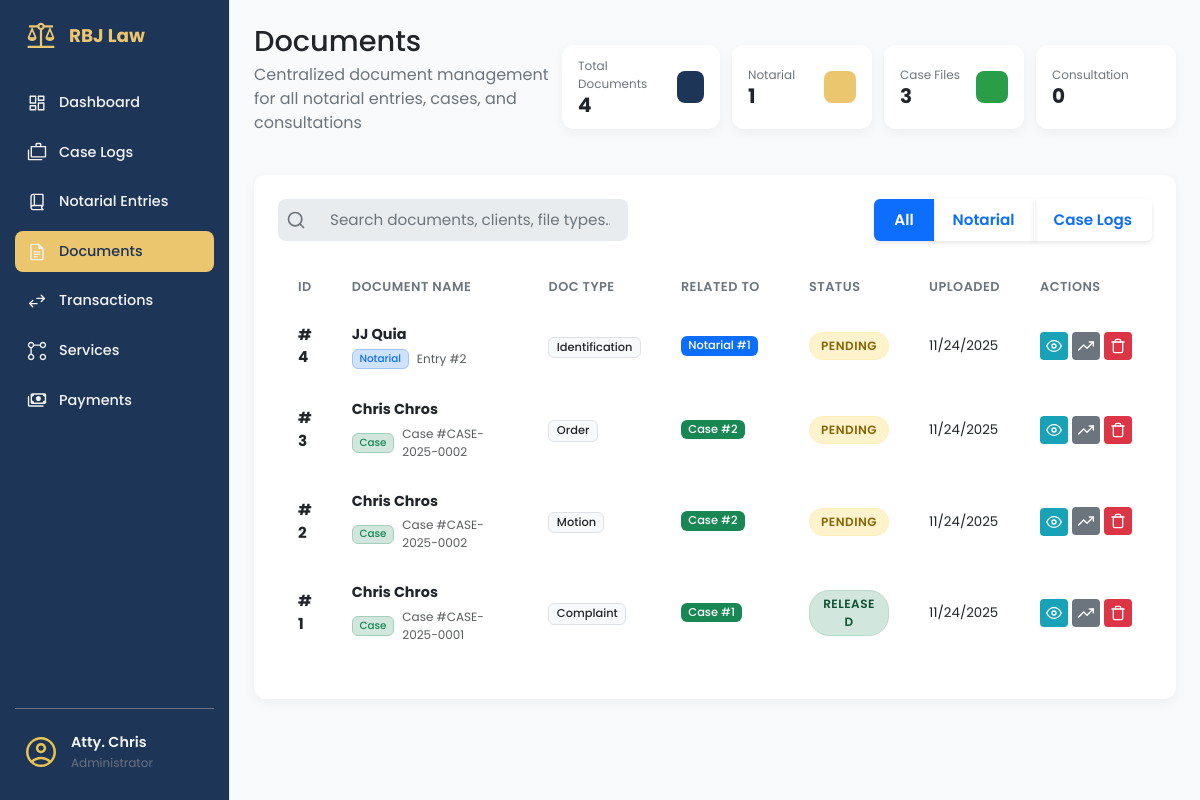
/documents/ (signed in), run on the app's committed database.
### app/models/document_mdl.py (models this page shows, shortened)
class Document(db.Model):
    __tablename__ = 'documents'
    id = db.Column(db.Integer, primary_key=True)
    filename = db.Column(db.String(255), nullable=False)
    file_path = db.Column(db.String(500), nullable=False)
    file_type = db.Column(db.String(50), nullable=True)
    file_size = db.Column(db.Integer, nullable=True)  # in bytes
    document_type = db.Column(db.String(100), nullable=True)  # e.g., Affidavit, ID, SPA Draft, etc.
    notes = db.Column(db.Text, nullable=True)
    document_status = db.Column(db.String(50), default='Pending', nullable=False)
    parent_type = db.Column(db.String(50), nullable=False)  # 'notarial_entry', 'case', 'client'
    parent_id = db.Column(db.Integer, nullable=False)
    uploaded_by = db.Column(db.Integer, db.ForeignKey('users.id'), nullable=True)
    uploaded_at = db.Column(db.DateTime, default=datetime.utcnow)
    last_modified = db.Column(db.DateTime, default=datetime.utcnow, onupdate=datetime.utcnow)
    uploader = db.relationship('User', backref='uploaded_documents', lazy=True)

### app/routes/documents_routes.py (the view)
@documents_bp.route('/')
@login_required
def documents_page():
    document_type = request.args.get('type', 'all')
    query = Document.query
    if document_type != 'all':
        query = query.filter_by(parent_type=document_type)
    search_term = request.args.get('search', '')
    if search_term:
        query = query.filter(or_(
            Document.filename.ilike(f'%{search_term}%'),
            Document.notes.ilike(f'%{search_term}%')
        ))
    documents = query.order_by(Document.uploaded_at.desc()).all()
    for doc in documents:
        doc.context_name = "Unknown Client"
        doc.context_ref = f"ID: {doc.parent_id}"
        if doc.parent_type == 'notarial_entry':
            entry = NotarialEntry.query.get(doc.parent_id)
            if entry:
                doc.context_ref = f"Entry #{entry.not_entry_num}"
                if entry.parties:
                    primary_party = entry.parties[0].party_name
                    if len(entry.parties) > 1:
                        doc.context_name = f"{primary_party} et al."
                    else:
                        doc.context_name = primary_party
                else:
                    doc.context_name = "No Party Listed"
        elif doc.parent_type == 'case':
            case = Case.query.get(doc.parent_id)
            if case:
                doc.context_ref = f"Case #{case.case_number}"
                if case.client:
                    doc.context_name = f"{case.client.client_first_name} {case.client.client_last_name}"
                else:
                    doc.context_name = case.title  # Fallback to case title if no client
            else:
                doc.context_name = "Deleted Case"
                doc.context_ref = f"ID: {doc.parent_id}"
        elif doc.parent_type == 'consultation':
            pass
        elif doc.parent_type == 'client':
            client = Client.query.get(doc.parent_id)
            if client:
                doc.context_name = f"{client.first_name} {client.last_name}"
                doc.context_ref = "Client File"
    return render_template('documents_page.html',
                         documents=documents,
                         current_filter=document_type,
                         search_term=search_term)

### app/templates/documents_page.html (shortened to what this page needs)
{% extends 'base.html' %}
{% block content %}
<main class="dashboard-content">
    <header class="dashboard-header">
        <div>
            <h1>Documents </h1>
            <p>Centralized document management for all notarial entries, cases, and consultations</p>
        </div>
        <div style="display: flex; justify-content: space-between; gap: 12px;">
            <div class="data-card data-card--sm">
                <div class="data-card__info">
                    <span class="data-card__title">Total Documents</span>
                    <span class="data-card__value">{{ documents|length }}</span>
                </div>
                <div class="data-card__icon data-card__icon--blue"></div>
            </div>
            <div class="data-card data-card--sm">
                <div class="data-card__info">
                    <span class="data-card__title">Notarial</span>
                    <span class="data-card__value">
                        {% set notarial_count = [] %}
                        {{ notarial_count|length }}
                    </span>
                </div>
                <div class="data-card__icon data-card__icon--gold"></div>
            </div>
            <div class="data-card data-card--sm">
                <div class="data-card__info">
                    <span class="data-card__title">Case Files</span>
                    <span class="data-card__value">
                        {% set case_count = [] %}
                        {{ case_count|length }}
                    </span>
                </div>
                <div class="data-card__icon data-card__icon--green"></div>
            </div>
            <div class="data-card data-card--sm">
                <div class="data-card__info">
                    <span class="data-card__title">Consultation</span>
                    <span class="data-card__value">
                        {% set consultation_count = [] %}
                        {{ consultation_count|length }}
                    </span>
                </div>
                <div class="data-card__icon data-card__icon--purple"></div>
            </div>
        </div>
    </header>
    <section class="content-section">
        <div class="panel-card">
            <div class="filter-buttons mb-4" style="display: flex; justify-content: space-between;">
                <div class="search-bar">
                    <svg class="search-bar__icon" xmlns="http://www.w3.org/2000/svg" width="20" height="20"
                        viewBox="0 0 24 24" fill="none" stroke="currentColor" stroke-width="2" stroke-linecap="round"
                        stroke-linejoin="round">
                        <circle cx="11" cy="11" r="8"></circle>
                        <line x1="21" y1="21" x2="16.65" y2="16.65"></line>
                    </svg>
                    <input class="search-bar__input" type="text" placeholder="Search documents, clients, file types...">
                </div>
                <div class="btn-group" role="group" aria-label="Document filters">
                    <button type="button" class="btn btn-outline-primary active" data-filter="all">
                        All
                    </button>
                    <button type="button" class="btn btn-outline-primary" data-filter="notarial_entry">
                        Notarial
                    </button>
                    <button type="button" class="btn btn-outline-primary" data-filter="case">
                        Case Logs
                    </button>
                </div>
            </div>
            <div class="table-wrapper">
                <table class="table">
                    <colgroup>
                        <col style="width: 5%">
                        <col style="width: 25%">
                        <col style="width: 10%">
                        <col style="width: 15%">
                        <col style="width: 10%">
                        <col style="width: 10%">
                        <col style="width: 10%">
                    </colgroup>
                    <thead>
                        <tr>
                            <th>ID</th>
                            <th>Document Name</th>
                            <th>Doc Type</th>
                            <th>Related To</th>
                            <th>Status</th>
                            <th>Uploaded</th>
                            <th>Actions</th>
                        </tr>
                    </thead>
                    <tbody>
                        {% for document in documents %}
                        <tr class="document-row" data-parent-type="{{ document.parent_type }}">
                            <td><strong>#{{ document.id }}</strong></td>
                            <td>
                                <div class="d-flex flex-column">
                                    <span class="fw-bold text-dark" style="font-size: 0.9rem;">
                                        {{ document.context_name }}
                                    </span>
                                    <div class="d-flex align-items-center mt-1">
                                        {% if document.parent_type == 'notarial_entry' %}
                                        <span
                                            class="badge bg-primary-subtle text-primary border border-primary-subtle me-2"
                                            style="font-size: 0.65rem;">Notarial</span>
                                        {% elif document.parent_type == 'case' %}
                                        <span
                                            class="badge bg-success-subtle text-success border border-success-subtle me-2"
                                            style="font-size: 0.65rem;">Case</span>
                                        {% elif document.parent_type == 'consultation' %}
                                        <span class="badge bg-info-subtle text-info border border-info-subtle me-2"
                                            style="font-size: 0.65rem;">Consultation</span>
                                        {% endif %}
                                        <small class="text-muted" style="font-size: 0.75rem;">
                                            {{ document.context_ref }}
                                        </small>
                                    </div>
                                </div>
                            </td>
                            <td><span class="badge bg-light text-dark border">{{ document.document_type or 'General'
                                    }}</span></td>
                            <td>
                                {% if document.parent_type == 'notarial_entry' %}
                                <span class="badge bg-primary mb-1">Notarial #{{ document.parent_id }}</span>
                                {% elif document.parent_type == 'case' %}
                                <span class="badge bg-success mb-1">Case #{{ document.parent_id }}</span>
                                {% else %}
                                <span class="badge bg-secondary mb-1">{{ document.parent_type|title }}</span>
                                {% endif %}
                            </td>
                            <td>
                                <span
                                    class="status-tag status-tag--{{ document.document_status|lower|replace(' ', '-') }}">
                                    {{ document.document_status }}
                                </span>
                            </td>
                            <td>
                                <div class="small">{{ document.uploaded_at.strftime('%m/%d/%Y') }}</div>
                            </td>
                            <td>
                                <div class="action-buttons">
                                    <a href="{{ url_for('documents.view_document', document_id=document.id) }}"
                                        target="_blank" class="btn-action btn-action--info" title="View">
                                        <svg xmlns="http://www.w3.org/2000/svg" width="16" height="16"
                                            viewBox="0 0 24 24" fill="none" stroke="currentColor" stroke-width="2"
                                            stroke-linecap="round" stroke-linejoin="round">
                                            <path d="M1 12s4-8 11-8 11 8 11 8-4 8-11 8-11-8-11-8z"></path>
                                            <circle cx="12" cy="12" r="3"></circle>
                                        </svg>
                                    </a>
                                    <div class="dropdown status-dropdown">
                                        <button class="btn-action btn-action--secondary dropdown-toggle" type="button"
                                            data-bs-toggle="dropdown" aria-expanded="false" title="Update Status">
                                            <svg xmlns="http://www.w3.org/2000/svg" width="16" height="16"
                                                viewBox="0 0 24 24" fill="none" stroke="currentColor" stroke-width="2"
                                                stroke-linecap="round" stroke-linejoin="round">
                                                <polyline points="23 6 13.5 15.5 8.5 10.5 1 18"></polyline>
                                                <polyline points="17 6 23 6 23 12"></polyline>
                                            </svg>
                                        </button>
                                    </div>
                                    <form action="{{ url_for('documents.delete_document', document_id=document.id) }}"
                                        method="POST" style="display:inline;"
                                        onsubmit="return confirm('Are you sure you want to delete this document?');">
                                        <button type="submit" class="btn-action btn-action--danger" title="Delete">
                                        </button>
                                    </form>
                                </div>
                            </td>
                        </tr>
                        {% endfor %}
                    </tbody>
                </table>
            </div>
        </div>
    </section>
</main>
{% endblock %}

### data on the page
Document: id "4", context_name "JJ Quia", parent_type "Notarial", context_ref "Entry #2", document_type "Identification", parent_id "1", document_status "PENDING", uploaded_at "11/24/2025"
Document: id "3", context_name "Chris Chros", parent_type "Case", context_ref "Case #CASE-2025-0002", document_type "Order", parent_id "2", document_status "PENDING", uploaded_at "11/24/2025"
Document: id "2", context_name "Chris Chros", parent_type "Case", context_ref "Case #CASE-2025-0002", document_type "Motion", parent_id "2", document_status "PENDING", uploaded_at "11/24/2025"
Document: id "1", context_name "Chris Chros", parent_type "Case", context_ref "Case #CASE-2025-0001", document_type "Complaint", parent_id "1", document_status "RELEASED", uploaded_at "11/24/2025"

### other printed values
{{ documents|length }} "4"
{{ notarial_count|length }} "1"
{{ case_count|length }} "3"
{{ consultation_count|length }} "0"
